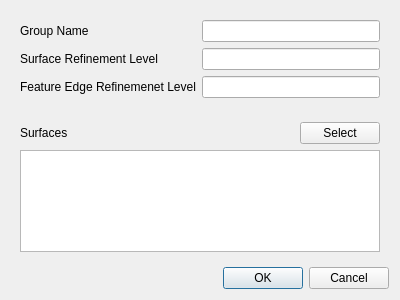
<?xml version="1.0" encoding="UTF-8"?>
<ui version="4.0">
 <class>SurfaceRefinementDialog</class>
 <widget class="QDialog" name="SurfaceRefinementDialog">
  <property name="geometry">
   <rect>
    <x>0</x>
    <y>0</y>
    <width>400</width>
    <height>300</height>
   </rect>
  </property>
  <property name="windowTitle">
   <string>Surface Refinement</string>
  </property>
  <layout class="QVBoxLayout" name="verticalLayout">
   <item>
    <widget class="QWidget" name="widget" native="true">
     <layout class="QFormLayout" name="formLayout">
      <property name="bottomMargin">
       <number>0</number>
      </property>
      <item row="0" column="0">
       <widget class="QLabel" name="label">
        <property name="text">
         <string>Group Name</string>
        </property>
       </widget>
      </item>
      <item row="0" column="1">
       <widget class="QLineEdit" name="groupName"/>
      </item>
      <item row="1" column="0">
       <widget class="QLabel" name="label_2">
        <property name="text">
         <string>Surface Refinement Level</string>
        </property>
       </widget>
      </item>
      <item row="1" column="1">
       <widget class="QLineEdit" name="surfaceRefinementLevel"/>
      </item>
      <item row="2" column="0">
       <widget class="QLabel" name="label_3">
        <property name="text">
         <string>Feature Edge Refinemenet Level</string>
        </property>
       </widget>
      </item>
      <item row="2" column="1">
       <widget class="QLineEdit" name="featureEdgeRefinementLevel"/>
      </item>
     </layout>
    </widget>
   </item>
   <item>
    <widget class="QWidget" name="widget_3" native="true">
     <layout class="QVBoxLayout" name="verticalLayout_2">
      <item>
       <widget class="QWidget" name="widget_2" native="true">
        <layout class="QHBoxLayout" name="horizontalLayout">
         <property name="leftMargin">
          <number>0</number>
         </property>
         <property name="rightMargin">
          <number>0</number>
         </property>
         <property name="bottomMargin">
          <number>0</number>
         </property>
         <item>
          <widget class="QLabel" name="label_4">
           <property name="text">
            <string>Surfaces</string>
           </property>
          </widget>
         </item>
         <item>
          <spacer name="horizontalSpacer">
           <property name="orientation">
            <enum>Qt::Horizontal</enum>
           </property>
           <property name="sizeHint" stdset="0">
            <size>
             <width>229</width>
             <height>20</height>
            </size>
           </property>
          </spacer>
         </item>
         <item>
          <widget class="QPushButton" name="select">
           <property name="text">
            <string>Select</string>
           </property>
          </widget>
         </item>
        </layout>
       </widget>
      </item>
      <item>
       <widget class="QListWidget" name="surfaces"/>
      </item>
     </layout>
    </widget>
   </item>
   <item>
    <widget class="QDialogButtonBox" name="buttonBox">
     <property name="orientation">
      <enum>Qt::Horizontal</enum>
     </property>
     <property name="standardButtons">
      <set>QDialogButtonBox::Cancel|QDialogButtonBox::Ok</set>
     </property>
    </widget>
   </item>
  </layout>
 </widget>
 <resources/>
 <connections>
  <connection>
   <sender>buttonBox</sender>
   <signal>accepted()</signal>
   <receiver>SurfaceRefinementDialog</receiver>
   <slot>accept()</slot>
   <hints>
    <hint type="sourcelabel">
     <x>248</x>
     <y>254</y>
    </hint>
    <hint type="destinationlabel">
     <x>157</x>
     <y>274</y>
    </hint>
   </hints>
  </connection>
  <connection>
   <sender>buttonBox</sender>
   <signal>rejected()</signal>
   <receiver>SurfaceRefinementDialog</receiver>
   <slot>reject()</slot>
   <hints>
    <hint type="sourcelabel">
     <x>316</x>
     <y>260</y>
    </hint>
    <hint type="destinationlabel">
     <x>286</x>
     <y>274</y>
    </hint>
   </hints>
  </connection>
 </connections>
</ui>
